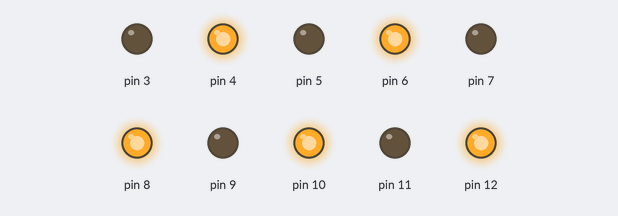
This sketch was run on a simulated Arduino Uno, built with avr-gcc and run on an emulated ATmega328P. Parts: output pins drawn as LEDs (lit = HIGH).

Above: at 0.07 s.
At 2.62 s:
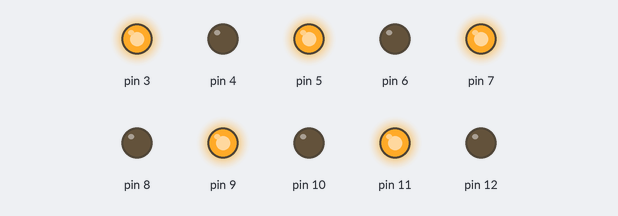
Timing chart, 0 to 3.0 s (numbered marks = the images above):
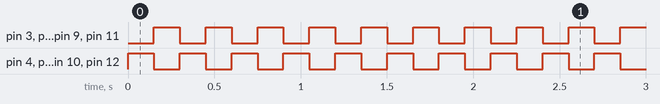

The sketch:

sketch.ino
```cpp
// Setup configuration for digital pins as output.
void setup()
{
    for (int i = 12; i > 2; i--)
    {
        pinMode(i, OUTPUT);
    }
}

// Turn off all lights connected to digital pins 3 through 12.
void turnOffAllLEDs()
{
    for (int i = 12; i > 2; i--)
    {
        digitalWrite(i, LOW); // Set pin to LOW, light off.
    }
}

// Main loop that blinks lights in a pattern.
void loop()
{
    // Turn on even-numbered lights.
    for (int i = 12; i > 2; i--)
    {
        if (i % 2 == 0)
        {
            digitalWrite(i, HIGH); // Set pin to HIGH, light on.
        }
    }
    delay(150); // Wait 150 ms
    turnOffAllLEDs(); // function call

    // Turn on odd-numbered lights.
    for (int i = 12; i > 2; i--)
    {
        if (i % 2 != 0)
        {
            digitalWrite(i, HIGH); // Set pin to HIGH, light on.
        }
    }
    delay(150); // Wait for 150 milliseconds.
    turnOffAllLEDs(); // Turn off all lights before repeating the cycle.
}
```

Measured:
- by itself, pin 3–12: alternates HIGH for 0.15 s and LOW for 0.15 s
